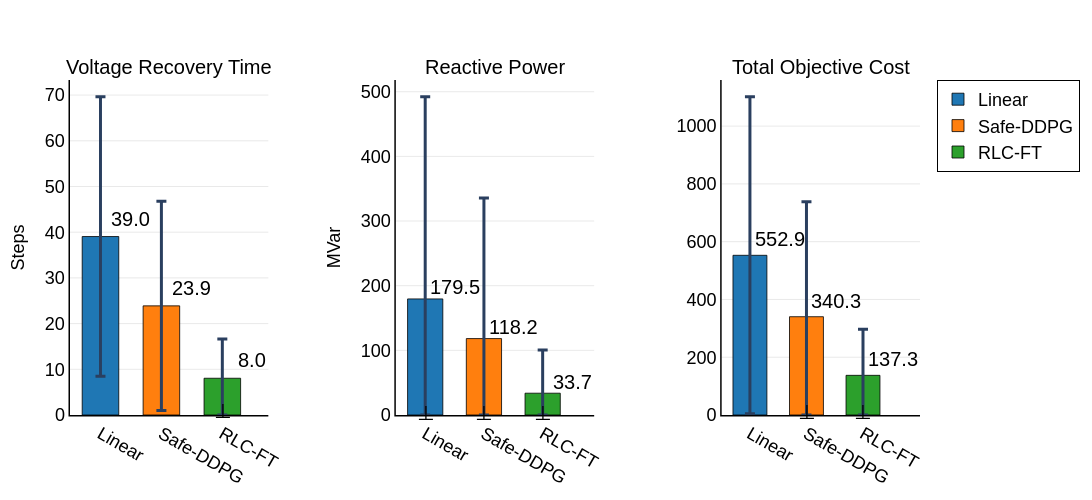

Notebook cell for this chart:
### Code cell
import plotly.graph_objects as go
import numpy as np
from plotly.subplots import make_subplots

# Calculate statistics from raw data
methods = ['Linear', 'Safe-DDPG', 'RLC-FT']
metrics = ['Voltage Recovery Time', 'Reactive Power', 'Total Objective Cost']

# Extract data and calculate statistical values
data = {
    'Voltage Recovery Time': {
        'means': [
            np.mean(base_succ_list[:,1]),      # Linear
            np.mean(safe_succ_list[:,1]),      # Safe-DDPG
            np.mean(success_list[:,1])         # RLC-FT
        ],
        'stds': [
            np.std(base_succ_list[:,1]),       # Linear
            np.std(safe_succ_list[:,1]),       # Safe-DDPG
            np.std(success_list[:,1])          # RLC-FT
        ],
        'unit': 'Steps'
    },
    'Reactive Power': {
        'means': [
            np.mean(base_control_cost),        # Linear
            np.mean(safe_contorl_cost),        # Safe-DDPG (note original variable name spelling)
            np.mean(control_cost)              # RLC-FT
        ],
        'stds': [
            np.std(base_control_cost),         # Linear
            np.std(safe_contorl_cost),         # Safe-DDPG
            np.std(control_cost)               # RLC-FT
        ],
        'unit': 'MVar'
    },
    'Total Objective Cost': {
        'means': [
            np.mean(base_object_cost),         # Linear
            np.mean(safe_object_cost),         # Safe-DDPG
            np.mean(object_cost)               # RLC-FT
        ],
        'stds': [
            np.std(base_object_cost),          # Linear
            np.std(safe_object_cost),          # Safe-DDPG
            np.std(object_cost)                # RLC-FT
        ],
        'unit': ''
    }
}

# Print calculated results for verification (including truncation info)
print("Calculated Statistics:")
truncation_info = []
for metric in metrics:
    print(f"\n{metric}:")
    for i, method in enumerate(methods):
        mean_val = data[metric]['means'][i]
        std_val = data[metric]['stds'][i]
        lower_bound = mean_val - std_val
        
        if lower_bound < 0:
            truncation_info.append(f"{metric} - {method}")
            print(f"  {method}: {mean_val:.2f} ± {std_val:.2f} (truncated at 0)")
        else:
            print(f"  {method}: {mean_val:.2f} ± {std_val:.2f}")

# Nature-style colors
colors = {
    'Linear':  '#5AA1D6',  # lighter blue from #0072B2
    'Safe-DDPG': '#E7904B',# lighter orange from #D55E00
    'RLC-FT':  '#53C19E'   # lighter green from #009E73
}
colors_edge = {
    'Linear':  '#2F6E9D',
    'Safe-DDPG': '#B3611E',
    'RLC-FT':  '#2D8C73'
}
err_color = 'rgba(0,0,0,0.55)'  # unified error bar color

# Create subplots
fig = make_subplots(
    rows=1, cols=3,
    subplot_titles=[metric for metric in metrics],  # Only metric names, no units
    horizontal_spacing=0.15
)

# Create grouped bar charts for each metric
for i, metric in enumerate(metrics):
    means = data[metric]['means']
    stds = data[metric]['stds']
    
    for j, method in enumerate(methods):
        mean_val = means[j]
        std_val = stds[j]
        
        # Check if truncation is needed (handle negative values)
        is_truncated = (mean_val - std_val) < 0
        
        # Calculate error bar lengths
        if is_truncated:
            # Truncation handling: lower error bar only extends to 0
            error_minus = mean_val  # distance from mean to 0
            error_plus = std_val    # keep original upper error bar
        else:
            # Normal case: symmetric error bars
            error_minus = std_val
            error_plus = std_val
        
        bar_color = colors[method]
        edge_color = colors_edge[method]

        fig.add_trace(
            go.Bar(
                x=[method],
                y=[mean_val],
                error_y=dict(
                    type='data',
                    symmetric=False,
                    array=[error_plus],
                    arrayminus=[error_minus],
                    visible=True,
                    thickness=2.5,
                    width=5,
                    color=err_color
                ),
                name=method,
                marker_color=bar_color,
                marker_line=dict(width=1.6, color=edge_color),
                showlegend=(i == 0),
                width=0.6
            ),
            row=1, col=i+1

        )
        
        # Add value labels above error bars
        fig.add_annotation(
            x=method,
            y=mean_val + max(means) * 0.1,  # above error bars
            xshift=30,  # shift value labels to the right (in pixels, adjustable)
            text=f"{mean_val:.1f}",
            showarrow=False,
            font=dict(size=16, color='black'),
            row=1, col=i+1
        )
        
        # Add truncation marker at bottom if truncated
        if is_truncated:
            fig.add_annotation(
                x=method,
                y=max(means) * 0.02,  # near bottom
                text="⊥",  # truncation symbol
                showarrow=False,
                font=dict(size=16, color='red'),
                row=1, col=i+1
            )

# Update layout (removed title)
fig.update_layout(
    width=1200,
    height=500,
    font=dict(family="Arial, sans-serif", size=20, color="black"),
    plot_bgcolor='white',
    paper_bgcolor='white',
    legend=dict(
        x=1.02, y=1,
        xanchor='left', yanchor='top',
        bgcolor='rgba(255,255,255,0.6)',
        bordercolor='rgba(0,0,0,0)',
        font=dict(size=18)
    ),
    margin=dict(l=70, r=140, t=80, b=70)  # reduced top margin since no title
)

# Update axis styles with units on y-axes
y_axis_titles = [
    data['Voltage Recovery Time']['unit'],
    data['Reactive Power']['unit'], 
    data['Total Objective Cost']['unit']
]

for i in range(1, 4):
    fig.update_xaxes(
        row=1, col=i,
        showgrid=False,
        showline=True,
        linewidth=1.5,
        linecolor='black',
        tickfont=dict(size=18)
    )
    
    # Set y-axis title with unit
    y_title = y_axis_titles[i-1] if y_axis_titles[i-1] else ""
    
    fig.update_yaxes(
        row=1, col=i,
        title=dict(
            text=y_title,
            font=dict(size=18, color='black')
        ),
        showgrid=True,
        gridwidth=0.5,
        gridcolor='lightgray',
        showline=True,
        linewidth=1.5,
        linecolor='black',
        tickfont=dict(size=18),
        rangemode='tozero'  # ensure y-axis starts from 0
    )

# Update subplot title formatting (without units now)
for annotation in fig['layout']['annotations']:
    annotation['font'] = dict(size=20, color='black')

# Display figure
fig.show()

# Display truncation information
if truncation_info:
    print(f"\n⊥ Truncation Applied (error bars cut at zero for):")
    for info in truncation_info:
        print(f"  - {info}")
    print("Note: Red ⊥ symbols indicate where error bars were truncated at zero")

# Data integrity check
print("\n" + "="*50)
print("Data Quality Summary:")
for metric in metrics:
    means = data[metric]['means']
    stds = data[metric]['stds']
    
    print(f"\n{metric}:")
    for j, method in enumerate(methods):
        cv = (stds[j] / means[j]) * 100  # coefficient of variation
        truncated = "Yes" if (means[j] - stds[j]) < 0 else "No"
        print(f"  {method}: CV={cv:.1f}%, Truncated={truncated}")

# Save high-quality images (optional)
fig.write_image(os.path.join(Config.data_path, "images","56bus", "performance_comparison.png"), width=1200, height=500, scale=2)
fig.write_image(os.path.join(Config.data_path, "images","56bus", "performance_comparison.pdf"), width=1200, height=500)

### Figure 1 — Plotly figure (JSON) as saved in the notebook; plotly's stock layout.template omitted (floating-point values rounded to 4 significant figures)
{"data": [{"error_y": {"array": [30.59], "arrayminus": [30.59], "symmetric": false, "thickness": 3, "type": "data", "visible": true, "width": 5}, "marker": {"color": "#1f77b4", "line": {"color": "black", "width": 0.8}}, "name": "Linear", "showlegend": true, "type": "bar", "width": 0.6, "x": ["Linear"], "xaxis": "x", "y": [39.05], "yaxis": "y"}, {"error_y": {"array": [22.89], "arrayminus": [22.89], "symmetric": false, "thickness": 3, "type": "data", "visible": true, "width": 5}, "marker": {"color": "#ff7f0e", "line": {"color": "black", "width": 0.8}}, "name": "Safe-DDPG", "showlegend": true, "type": "bar", "width": 0.6, "x": ["Safe-DDPG"], "xaxis": "x", "y": [23.88], "yaxis": "y"}, {"error_y": {"array": [8.598], "arrayminus": [8.043], "symmetric": false, "thickness": 3, "type": "data", "visible": true, "width": 5}, "marker": {"color": "#2ca02c", "line": {"color": "black", "width": 0.8}}, "name": "RLC-FT", "showlegend": true, "type": "bar", "width": 0.6, "x": ["RLC-FT"], "xaxis": "x", "y": [8.043], "yaxis": "y"}, {"error_y": {"array": [312.7], "arrayminus": [179.5], "symmetric": false, "thickness": 3, "type": "data", "visible": true, "width": 5}, "marker": {"color": "#1f77b4", "line": {"color": "black", "width": 0.8}}, "name": "Linear", "showlegend": false, "type": "bar", "width": 0.6, "x": ["Linear"], "xaxis": "x2", "y": [179.5], "yaxis": "y2"}, {"error_y": {"array": [217.3], "arrayminus": [118.2], "symmetric": false, "thickness": 3, "type": "data", "visible": true, "width": 5}, "marker": {"color": "#ff7f0e", "line": {"color": "black", "width": 0.8}}, "name": "Safe-DDPG", "showlegend": false, "type": "bar", "width": 0.6, "x": ["Safe-DDPG"], "xaxis": "x2", "y": [118.2], "yaxis": "y2"}, {"error_y": {"array": [66.65], "arrayminus": [33.73], "symmetric": false, "thickness": 3, "type": "data", "visible": true, "width": 5}, "marker": {"color": "#2ca02c", "line": {"color": "black", "width": 0.8}}, "name": "RLC-FT", "showlegend": false, "type": "bar", "width": 0.6, "x": ["RLC-FT"], "xaxis": "x2", "y": [33.73], "yaxis": "y2"}, {"error_y": {"array": [548.9], "arrayminus": [548.9], "symmetric": false, "thickness": 3, "type": "data", "visible": true, "width": 5}, "marker": {"color": "#1f77b4", "line": {"color": "black", "width": 0.8}}, "name": "Linear", "showlegend": false, "type": "bar", "width": 0.6, "x": ["Linear"], "xaxis": "x3", "y": [552.9], "yaxis": "y3"}, {"error_y": {"array": [398.4], "arrayminus": [340.3], "symmetric": false, "thickness": 3, "type": "data", "visible": true, "width": 5}, "marker": {"color": "#ff7f0e", "line": {"color": "black", "width": 0.8}}, "name": "Safe-DDPG", "showlegend": false, "type": "bar", "width": 0.6, "x": ["Safe-DDPG"], "xaxis": "x3", "y": [340.3], "yaxis": "y3"}, {"error_y": {"array": [159.7], "arrayminus": [137.3], "symmetric": false, "thickness": 3, "type": "data", "visible": true, "width": 5}, "marker": {"color": "#2ca02c", "line": {"color": "black", "width": 0.8}}, "name": "RLC-FT", "showlegend": false, "type": "bar", "width": 0.6, "x": ["RLC-FT"], "xaxis": "x3", "y": [137.3], "yaxis": "y3"}], "layout": {"annotations": [{"font": {"color": "black", "size": 20}, "showarrow": false, "text": "Voltage Recovery Time", "x": 0.1167, "xanchor": "center", "xref": "paper", "y": 1, "yanchor": "bottom", "yref": "paper"}, {"font": {"color": "black", "size": 20}, "showarrow": false, "text": "Reactive Power", "x": 0.5, "xanchor": "center", "xref": "paper", "y": 1, "yanchor": "bottom", "yref": "paper"}, {"font": {"color": "black", "size": 20}, "showarrow": false, "text": "Total Objective Cost", "x": 0.8833, "xanchor": "center", "xref": "paper", "y": 1, "yanchor": "bottom", "yref": "paper"}, {"font": {"color": "black", "size": 20}, "showarrow": false, "text": "39.0", "x": "Linear", "xref": "x", "xshift": 30, "y": 42.95, "yref": "y"}, {"font": {"color": "black", "size": 20}, "showarrow": false, "text": "23.9", "x": "Safe-DDPG", "xref": "x", "xshift": 30, "y": 27.79, "yref": "y"}, {"font": {"color": "black", "size": 20}, "showarrow": false, "text": "8.0", "x": "RLC-FT", "xref": "x", "xshift": 30, "y": 11.95, "yref": "y"}, {"font": {"color": "black", "size": 20}, "showarrow": false, "text": "⊥", "x": "RLC-FT", "xref": "x", "y": 0.781, "yref": "y"}, {"font": {"color": "black", "size": 20}, "showarrow": false, "text": "179.5", "x": "Linear", "xref": "x2", "xshift": 30, "y": 197.5, "yref": "y2"}, {"font": {"color": "black", "size": 20}, "showarrow": false, "text": "⊥", "x": "Linear", "xref": "x2", "y": 3.591, "yref": "y2"}, {"font": {"color": "black", "size": 20}, "showarrow": false, "text": "118.2", "x": "Safe-DDPG", "xref": "x2", "xshift": 30, "y": 136.1, "yref": "y2"}, {"font": {"color": "black", "size": 20}, "showarrow": false, "text": "⊥", "x": "Safe-DDPG", "xref": "x2", "y": 3.591, "yref": "y2"}, {"font": {"color": "black", "size": 20}, "showarrow": false, "text": "33.7", "x": "RLC-FT", "xref": "x2", "xshift": 30, "y": 51.68, "yref": "y2"}, {"font": {"color": "black", "size": 20}, "showarrow": false, "text": "⊥", "x": "RLC-FT", "xref": "x2", "y": 3.591, "yref": "y2"}, {"font": {"color": "black", "size": 20}, "showarrow": false, "text": "552.9", "x": "Linear", "xref": "x3", "xshift": 30, "y": 608.1, "yref": "y3"}, {"font": {"color": "black", "size": 20}, "showarrow": false, "text": "340.3", "x": "Safe-DDPG", "xref": "x3", "xshift": 30, "y": 395.6, "yref": "y3"}, {"font": {"color": "black", "size": 20}, "showarrow": false, "text": "⊥", "x": "Safe-DDPG", "xref": "x3", "y": 11.06, "yref": "y3"}, {"font": {"color": "black", "size": 20}, "showarrow": false, "text": "137.3", "x": "RLC-FT", "xref": "x3", "xshift": 30, "y": 192.6, "yref": "y3"}, {"font": {"color": "black", "size": 20}, "showarrow": false, "text": "⊥", "x": "RLC-FT", "xref": "x3", "y": 11.06, "yref": "y3"}], "font": {"color": "black", "family": "Arial, sans-serif", "size": 20}, "height": 500, "legend": {"bgcolor": "rgba(255,255,255,0)", "bordercolor": "black", "borderwidth": 1, "font": {"size": 18}, "x": 1.02, "xanchor": "left", "y": 1, "yanchor": "top"}, "margin": {"b": 70, "l": 70, "r": 140, "t": 80}, "paper_bgcolor": "white", "plot_bgcolor": "white", "width": 1200, "xaxis": {"anchor": "y", "domain": [0, 0.2333], "linecolor": "black", "linewidth": 1.5, "showgrid": false, "showline": true, "tickfont": {"size": 18}}, "xaxis2": {"anchor": "y2", "domain": [0.3833, 0.6167], "linecolor": "black", "linewidth": 1.5, "showgrid": false, "showline": true, "tickfont": {"size": 18}}, "xaxis3": {"anchor": "y3", "domain": [0.7667, 1.0], "linecolor": "black", "linewidth": 1.5, "showgrid": false, "showline": true, "tickfont": {"size": 18}}, "yaxis": {"anchor": "x", "domain": [0, 1], "gridcolor": "lightgray", "gridwidth": 0.5, "linecolor": "black", "linewidth": 1.5, "rangemode": "tozero", "showgrid": true, "showline": true, "tickfont": {"size": 18}, "title": {"font": {"color": "black", "size": 18}, "text": "Steps"}}, "yaxis2": {"anchor": "x2", "domain": [0, 1], "gridcolor": "lightgray", "gridwidth": 0.5, "linecolor": "black", "linewidth": 1.5, "rangemode": "tozero", "showgrid": true, "showline": true, "tickfont": {"size": 18}, "title": {"font": {"color": "black", "size": 18}, "text": "MVar"}}, "yaxis3": {"anchor": "x3", "domain": [0, 1], "gridcolor": "lightgray", "gridwidth": 0.5, "linecolor": "black", "linewidth": 1.5, "rangemode": "tozero", "showgrid": true, "showline": true, "tickfont": {"size": 18}, "title": {"font": {"color": "black", "size": 18}, "text": ""}}}}
